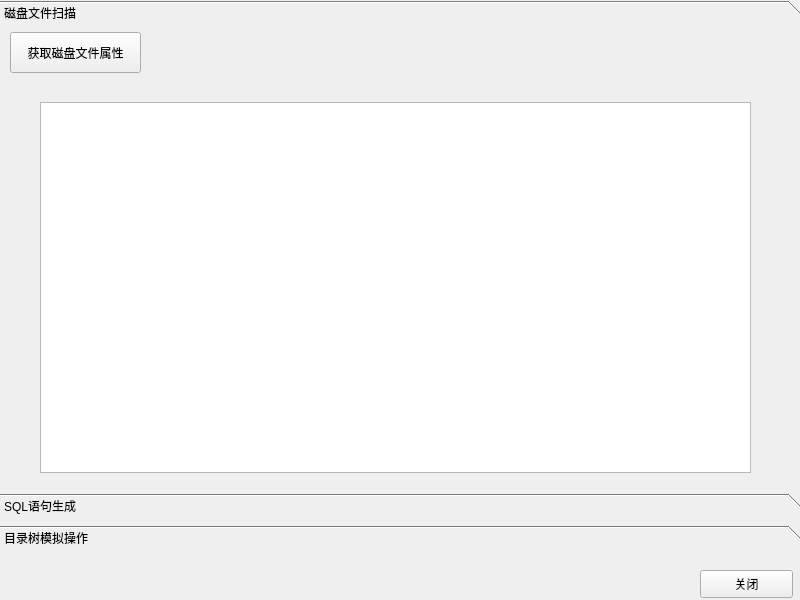
<?xml version="1.0" encoding="UTF-8"?>
<ui version="4.0">
 <class>Widget</class>
 <widget class="QWidget" name="Widget">
  <property name="geometry">
   <rect>
    <x>0</x>
    <y>0</y>
    <width>800</width>
    <height>600</height>
   </rect>
  </property>
  <property name="windowTitle">
   <string>Widget</string>
  </property>
  <widget class="QPushButton" name="pushButton">
   <property name="geometry">
    <rect>
     <x>700</x>
     <y>570</y>
     <width>93</width>
     <height>28</height>
    </rect>
   </property>
   <property name="text">
    <string>关闭</string>
   </property>
  </widget>
  <widget class="QToolBox" name="toolBox">
   <property name="geometry">
    <rect>
     <x>0</x>
     <y>0</y>
     <width>831</width>
     <height>551</height>
    </rect>
   </property>
   <property name="styleSheet">
    <string notr="true"/>
   </property>
   <widget class="QWidget" name="toolBoxPage1">
    <property name="geometry">
     <rect>
      <x>0</x>
      <y>0</y>
      <width>831</width>
      <height>449</height>
     </rect>
    </property>
    <attribute name="icon">
     <iconset theme="call-stop"/>
    </attribute>
    <attribute name="label">
     <string>磁盘文件扫描</string>
    </attribute>
    <widget class="QPushButton" name="pushButton_2">
     <property name="geometry">
      <rect>
       <x>10</x>
       <y>0</y>
       <width>131</width>
       <height>41</height>
      </rect>
     </property>
     <property name="text">
      <string>获取磁盘文件属性</string>
     </property>
    </widget>
    <widget class="QTextBrowser" name="textBrowser">
     <property name="geometry">
      <rect>
       <x>40</x>
       <y>70</y>
       <width>711</width>
       <height>371</height>
      </rect>
     </property>
    </widget>
   </widget>
   <widget class="QWidget" name="widget">
    <property name="geometry">
     <rect>
      <x>0</x>
      <y>0</y>
      <width>831</width>
      <height>449</height>
     </rect>
    </property>
    <attribute name="label">
     <string>SQL语句生成</string>
    </attribute>
    <widget class="QLineEdit" name="sqlpath">
     <property name="geometry">
      <rect>
       <x>200</x>
       <y>30</y>
       <width>251</width>
       <height>21</height>
      </rect>
     </property>
    </widget>
    <widget class="QLabel" name="label">
     <property name="geometry">
      <rect>
       <x>58</x>
       <y>30</y>
       <width>121</width>
       <height>21</height>
      </rect>
     </property>
     <property name="text">
      <string>请输入文件存放路径：</string>
     </property>
    </widget>
    <widget class="QPushButton" name="pushButton_3">
     <property name="geometry">
      <rect>
       <x>560</x>
       <y>30</y>
       <width>93</width>
       <height>28</height>
      </rect>
     </property>
     <property name="text">
      <string>确认生成</string>
     </property>
    </widget>
    <widget class="QTextBrowser" name="textBrowser_2">
     <property name="geometry">
      <rect>
       <x>30</x>
       <y>80</y>
       <width>751</width>
       <height>351</height>
      </rect>
     </property>
    </widget>
    <widget class="QLabel" name="label_2">
     <property name="geometry">
      <rect>
       <x>200</x>
       <y>0</y>
       <width>301</width>
       <height>16</height>
      </rect>
     </property>
     <property name="text">
      <string>&lt;html&gt;&lt;head/&gt;&lt;body&gt;&lt;p&gt;&lt;span style=&quot; font-weight:700; color:#ff0000;&quot;&gt;注意！完成磁盘文件扫描后再进行SQL语句生成&lt;/span&gt;&lt;/p&gt;&lt;/body&gt;&lt;/html&gt;</string>
     </property>
    </widget>
   </widget>
   <widget class="QWidget" name="toolBoxPage3">
    <property name="geometry">
     <rect>
      <x>0</x>
      <y>0</y>
      <width>831</width>
      <height>449</height>
     </rect>
    </property>
    <attribute name="label">
     <string>目录树模拟操作</string>
    </attribute>
    <widget class="QTabWidget" name="tabWidget">
     <property name="geometry">
      <rect>
       <x>0</x>
       <y>0</y>
       <width>801</width>
       <height>471</height>
      </rect>
     </property>
     <property name="minimumSize">
      <size>
       <width>801</width>
       <height>441</height>
      </size>
     </property>
     <property name="maximumSize">
      <size>
       <width>801</width>
       <height>16777215</height>
      </size>
     </property>
     <property name="currentIndex">
      <number>1</number>
     </property>
     <property name="iconSize">
      <size>
       <width>16</width>
       <height>16</height>
      </size>
     </property>
     <widget class="QWidget" name="tab">
      <attribute name="title">
       <string>统计目录信息</string>
      </attribute>
      <widget class="QLabel" name="label_3">
       <property name="geometry">
        <rect>
         <x>30</x>
         <y>20</y>
         <width>141</width>
         <height>19</height>
        </rect>
       </property>
       <property name="text">
        <string>要统计目录的绝对路径：</string>
       </property>
      </widget>
      <widget class="QLabel" name="label_4">
       <property name="geometry">
        <rect>
         <x>30</x>
         <y>50</y>
         <width>161</width>
         <height>19</height>
        </rect>
       </property>
       <property name="text">
        <string>从文件中导入（文件地址）:</string>
       </property>
      </widget>
      <widget class="QLineEdit" name="lineEdit">
       <property name="geometry">
        <rect>
         <x>200</x>
         <y>10</y>
         <width>281</width>
         <height>25</height>
        </rect>
       </property>
      </widget>
      <widget class="QLineEdit" name="lineEdit_2">
       <property name="geometry">
        <rect>
         <x>200</x>
         <y>50</y>
         <width>281</width>
         <height>25</height>
        </rect>
       </property>
      </widget>
      <widget class="QPushButton" name="pushButton_4">
       <property name="geometry">
        <rect>
         <x>530</x>
         <y>10</y>
         <width>93</width>
         <height>28</height>
        </rect>
       </property>
       <property name="text">
        <string>统计</string>
       </property>
      </widget>
      <widget class="QPushButton" name="pushButton_5">
       <property name="geometry">
        <rect>
         <x>530</x>
         <y>90</y>
         <width>93</width>
         <height>28</height>
        </rect>
       </property>
       <property name="text">
        <string>确认</string>
       </property>
      </widget>
      <widget class="QLabel" name="label_5">
       <property name="geometry">
        <rect>
         <x>30</x>
         <y>90</y>
         <width>161</width>
         <height>19</height>
        </rect>
       </property>
       <property name="text">
        <string>统计信息存放路径：</string>
       </property>
      </widget>
      <widget class="QLineEdit" name="lineEdit_3">
       <property name="geometry">
        <rect>
         <x>200</x>
         <y>90</y>
         <width>281</width>
         <height>25</height>
        </rect>
       </property>
      </widget>
      <widget class="QTextBrowser" name="textBrowser_3">
       <property name="geometry">
        <rect>
         <x>30</x>
         <y>140</y>
         <width>711</width>
         <height>261</height>
        </rect>
       </property>
      </widget>
     </widget>
     <widget class="QWidget" name="tab_2">
      <attribute name="title">
       <string>文件模拟操作</string>
      </attribute>
      <widget class="QLineEdit" name="lineEdit_4">
       <property name="geometry">
        <rect>
         <x>190</x>
         <y>40</y>
         <width>211</width>
         <height>21</height>
        </rect>
       </property>
      </widget>
      <widget class="QLabel" name="label_6">
       <property name="geometry">
        <rect>
         <x>90</x>
         <y>40</y>
         <width>91</width>
         <height>20</height>
        </rect>
       </property>
       <property name="text">
        <string>myfile.txt地址：</string>
       </property>
      </widget>
      <widget class="QLabel" name="label_7">
       <property name="geometry">
        <rect>
         <x>90</x>
         <y>80</y>
         <width>91</width>
         <height>19</height>
        </rect>
       </property>
       <property name="text">
        <string>mystat文件路径：</string>
       </property>
      </widget>
      <widget class="QLineEdit" name="lineEdit_5">
       <property name="geometry">
        <rect>
         <x>190</x>
         <y>80</y>
         <width>211</width>
         <height>21</height>
        </rect>
       </property>
      </widget>
      <widget class="QPushButton" name="pushButton_6">
       <property name="geometry">
        <rect>
         <x>500</x>
         <y>40</y>
         <width>92</width>
         <height>28</height>
        </rect>
       </property>
       <property name="text">
        <string>确认修改</string>
       </property>
      </widget>
      <widget class="QTextBrowser" name="textBrowser_4">
       <property name="geometry">
        <rect>
         <x>40</x>
         <y>150</y>
         <width>701</width>
         <height>241</height>
        </rect>
       </property>
      </widget>
      <widget class="QLabel" name="label_8">
       <property name="geometry">
        <rect>
         <x>50</x>
         <y>110</y>
         <width>131</width>
         <height>20</height>
        </rect>
       </property>
       <property name="text">
        <string>文件更改信息存放路径：</string>
       </property>
      </widget>
      <widget class="QLineEdit" name="lineEdit_6">
       <property name="geometry">
        <rect>
         <x>190</x>
         <y>110</y>
         <width>211</width>
         <height>21</height>
        </rect>
       </property>
      </widget>
      <widget class="QPushButton" name="filechangediff">
       <property name="geometry">
        <rect>
         <x>500</x>
         <y>110</y>
         <width>91</width>
         <height>28</height>
        </rect>
       </property>
       <property name="text">
        <string>检查修改</string>
       </property>
      </widget>
     </widget>
     <widget class="QWidget" name="tab_3">
      <attribute name="title">
       <string>目录模拟操作</string>
      </attribute>
      <widget class="QLineEdit" name="lineEdit_7">
       <property name="geometry">
        <rect>
         <x>240</x>
         <y>30</y>
         <width>161</width>
         <height>21</height>
        </rect>
       </property>
      </widget>
      <widget class="QLabel" name="label_9">
       <property name="geometry">
        <rect>
         <x>140</x>
         <y>30</y>
         <width>81</width>
         <height>20</height>
        </rect>
       </property>
       <property name="text">
        <string>mydir.txt地址：</string>
       </property>
      </widget>
      <widget class="QTextBrowser" name="textBrowser_5">
       <property name="geometry">
        <rect>
         <x>80</x>
         <y>150</y>
         <width>631</width>
         <height>261</height>
        </rect>
       </property>
      </widget>
      <widget class="QPushButton" name="pushButton_7">
       <property name="geometry">
        <rect>
         <x>490</x>
         <y>60</y>
         <width>92</width>
         <height>28</height>
        </rect>
       </property>
       <property name="text">
        <string>确认删除</string>
       </property>
      </widget>
      <widget class="QLabel" name="label_10">
       <property name="geometry">
        <rect>
         <x>110</x>
         <y>70</y>
         <width>111</width>
         <height>20</height>
        </rect>
       </property>
       <property name="text">
        <string>删除文件信息地址：</string>
       </property>
      </widget>
      <widget class="QLineEdit" name="lineEdit_8">
       <property name="geometry">
        <rect>
         <x>240</x>
         <y>70</y>
         <width>161</width>
         <height>21</height>
        </rect>
       </property>
      </widget>
      <widget class="QPushButton" name="pushButton_8">
       <property name="geometry">
        <rect>
         <x>300</x>
         <y>110</y>
         <width>161</width>
         <height>28</height>
        </rect>
       </property>
       <property name="text">
        <string>再次统计文件信息比较差异</string>
       </property>
      </widget>
     </widget>
    </widget>
   </widget>
  </widget>
 </widget>
 <resources/>
 <connections/>
</ui>
